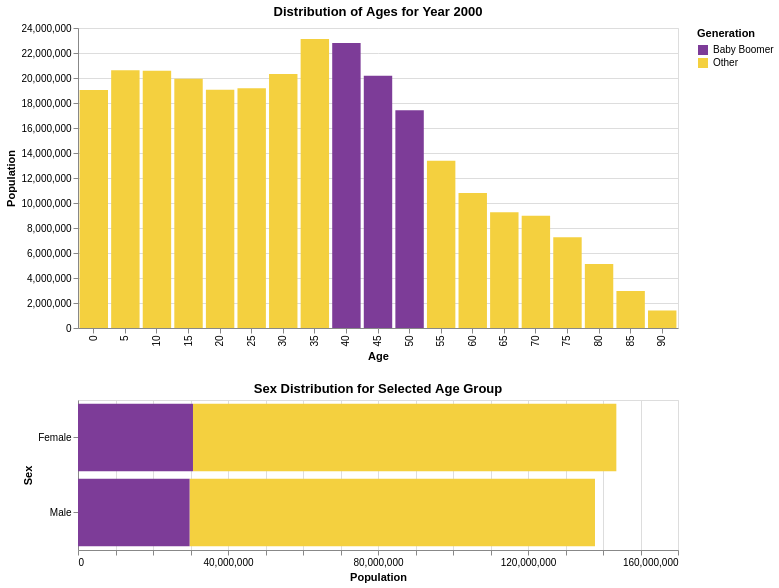

The notebook cell saved with this chart:
### Markdown cell above
##### Exploration 4 – Linking

Let us take a closer look at just the year 2000 data, and find what the distribution of sex is for each individual age grouping.  Plot the distribution of ages as a bar chart for just the year 2000, and link a histogram that will plot the distribution of sex for the current selection.  It should default to no age group selected (as in, all bars are colored, meaning none are selected).  The histogram for the sex distribution should appear below the year 2000 data (vertically concatenated). When a bar on the top chart is selected, indicate its selection by turning the other bars light gray.  The histogram of the sex distribution below it should be a horizontal bar chart.

Encode membership of the Baby Boomer generation with color using "#7D3C98" (purple) for the boomers, and "#F4D03F" (gold) for other.

### Code cell
# your code here
df_2000 = df_pop[df_pop['year'] == 2000]

age_select = alt.selection_point(fields=['age'], empty=True)

age_chart = alt.Chart(df_2000).mark_bar().encode(
    x=alt.X('age:O', title='Age'),
    y=alt.Y('sum(people):Q', title='Population'),
    color=alt.condition(
        age_select,
        alt.Color('Generation:N',
                  scale=alt.Scale(domain=['Baby Boomer', 'Other'],
                                 range=['#7D3C98', '#F4D03F'])),
        alt.value('lightgray')
    ),
    tooltip=['age:O', 'sum(people):Q', 'Generation:N']
).add_params(
    age_select
).properties(
    width=600,
    height=300,
    title='Distribution of Ages for Year 2000'
)

sex_chart = alt.Chart(df_2000).mark_bar().encode(
    y=alt.Y('sex:N', title='Sex'),
    x=alt.X('sum(people):Q', title='Population'),
    color=alt.Color('Generation:N',
                    scale=alt.Scale(domain=['Baby Boomer', 'Other'],
                                   range=['#7D3C98', '#F4D03F'])),
    tooltip=['sex:N', 'sum(people):Q', 'Generation:N']
).transform_filter(
    age_select
).properties(
    width=600,
    height=150,
    title='Sex Distribution for Selected Age Group'
)

linked_chart = age_chart & sex_chart
linked_chart

### Figure 1 — Vega-Lite specification as saved in the notebook (floating-point values rounded to 4 significant figures)
{"config": {"view": {"continuousWidth": 300, "continuousHeight": 300}}, "vconcat": [{"mark": {"type": "bar"}, "encoding": {"color": {"condition": {"param": "param_0045c30a17beaa42", "empty": true, "field": "Generation", "scale": {"domain": ["Baby Boomer", "Other"], "range": ["#7D3C98", "#F4D03F"]}, "type": "nominal"}, "value": "lightgray"}, "tooltip": [{"field": "age", "type": "ordinal"}, {"aggregate": "sum", "field": "people", "type": "quantitative"}, {"field": "Generation", "type": "nominal"}], "x": {"field": "age", "title": "Age", "type": "ordinal"}, "y": {"aggregate": "sum", "field": "people", "title": "Population", "type": "quantitative"}}, "height": 300, "name": "view_0bae178388fdbfef_0", "title": "Distribution of Ages for Year 2000", "width": 600}, {"mark": {"type": "bar"}, "encoding": {"color": {"field": "Generation", "scale": {"domain": ["Baby Boomer", "Other"], "range": ["#7D3C98", "#F4D03F"]}, "type": "nominal"}, "tooltip": [{"field": "sex", "type": "nominal"}, {"aggregate": "sum", "field": "people", "type": "quantitative"}, {"field": "Generation", "type": "nominal"}], "x": {"aggregate": "sum", "field": "people", "title": "Population", "type": "quantitative"}, "y": {"field": "sex", "title": "Sex", "type": "nominal"}}, "height": 150, "title": "Sex Distribution for Selected Age Group", "transform": [{"filter": {"param": "param_0045c30a17beaa42", "empty": true}}], "width": 600}], "data": {"name": "data-c9e7654463a83f66c0c71a7481e98b54"}, "params": [{"name": "param_0045c30a17beaa42", "select": {"type": "point", "fields": ["age"]}, "views": ["view_0bae178388fdbfef_0"]}], "$schema": "https://vega.github.io/schema/vega-lite/v6.1.0.json", "datasets": {"data-c9e7654463a83f66c0c71a7481e98b54": [{"year": 2000, "age": 0, "sex": "Male", "people": 9735380, "Generation": "Other"}, {"year": 2000, "age": 0, "sex": "Female", "people": 9310714, "Generation": "Other"}, {"year": 2000, "age": 5, "sex": "Male", "people": 10552146, "Generation": "Other"}, {"year": 2000, "age": 5, "sex": "Female", "people": 10069564, "Generation": "Other"}, {"year": 2000, "age": 10, "sex": "Male", "people": 10563233, "Generation": "Other"}, {"year": 2000, "age": 10, "sex": "Female", "people": 10022524, "Generation": "Other"}, {"year": 2000, "age": 15, "sex": "Male", "people": 10237419, "Generation": "Other"}, {"year": 2000, "age": 15, "sex": "Female", "people": 9692669, "Generation": "Other"}, {"year": 2000, "age": 20, "sex": "Male", "people": 9731315, "Generation": "Other"}, {"year": 2000, "age": 20, "sex": "Female", "people": 9324244, "Generation": "Other"}, {"year": 2000, "age": 25, "sex": "Male", "people": 9659493, "Generation": "Other"}, {"year": 2000, "age": 25, "sex": "Female", "people": 9518507, "Generation": "Other"}, {"year": 2000, "age": 30, "sex": "Male", "people": 10205879, "Generation": "Other"}, {"year": 2000, "age": 30, "sex": "Female", "people": 10119296, "Generation": "Other"}, {"year": 2000, "age": 35, "sex": "Male", "people": 11475182, "Generation": "Other"}, {"year": 2000, "age": 35, "sex": "Female", "people": 11635647, "Generation": "Other"}, {"year": 2000, "age": 40, "sex": "Male", "people": 11320252, "Generation": "Baby Boomer"}, {"year": 2000, "age": 40, "sex": "Female", "people": 11488578, "Generation": "Baby Boomer"}, {"year": 2000, "age": 45, "sex": "Male", "people": 9925006, "Generation": "Baby Boomer"}, {"year": 2000, "age": 45, "sex": "Female", "people": 10261253, "Generation": "Baby Boomer"}, {"year": 2000, "age": 50, "sex": "Male", "people": 8507934, "Generation": "Baby Boomer"}, {"year": 2000, "age": 50, "sex": "Female", "people": 8911133, "Generation": "Baby Boomer"}, {"year": 2000, "age": 55, "sex": "Male", "people": 6459082, "Generation": "Other"}, {"year": 2000, "age": 55, "sex": "Female", "people": 6921268, "Generation": "Other"}, {"year": 2000, "age": 60, "sex": "Male", "people": 5123399, "Generation": "Other"}, {"year": 2000, "age": 60, "sex": "Female", "people": 5668961, "Generation": "Other"}, {"year": 2000, "age": 65, "sex": "Male", "people": 4453623, "Generation": "Other"}, {"year": 2000, "age": 65, "sex": "Female", "people": 4804784, "Generation": "Other"}, {"year": 2000, "age": 70, "sex": "Male", "people": 3792145, "Generation": "Other"}, {"year": 2000, "age": 70, "sex": "Female", "people": 5184855, "Generation": "Other"}, {"year": 2000, "age": 75, "sex": "Male", "people": 2912655, "Generation": "Other"}, {"year": 2000, "age": 75, "sex": "Female", "people": 4355644, "Generation": "Other"}, {"year": 2000, "age": 80, "sex": "Male", "people": 1902638, "Generation": "Other"}, {"year": 2000, "age": 80, "sex": "Female", "people": 3221898, "Generation": "Other"}, {"year": 2000, "age": 85, "sex": "Male", "people": 970357, "Generation": "Other"}, {"year": 2000, "age": 85, "sex": "Female", "people": 1981156, "Generation": "Other"}, {"year": 2000, "age": 90, "sex": "Male", "people": 336303, "Generation": "Other"}, {"year": 2000, "age": 90, "sex": "Female", "people": 1064581, "Generation": "Other"}]}}
